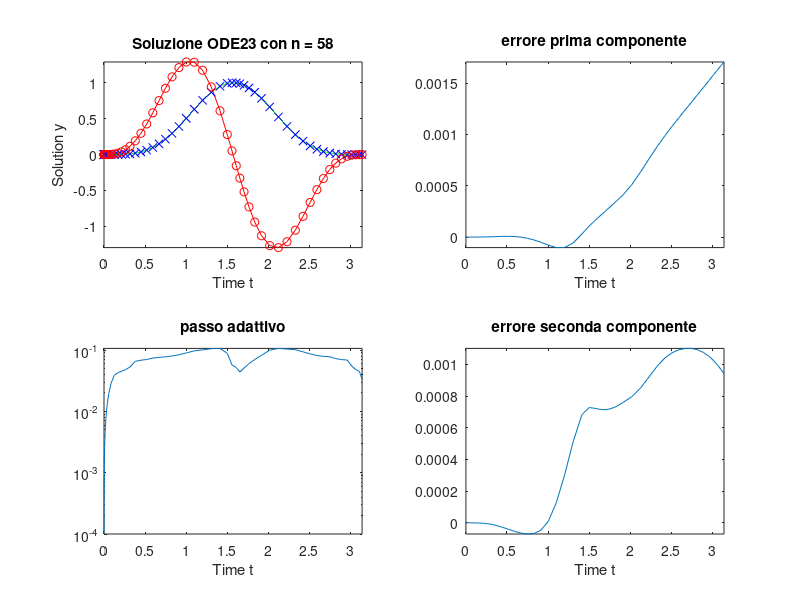

This chart was generated by the following MATLAB code:
%% Equazione di van der pol
%% x'' - mu * (1 - x^2) * x' + x = 0
%%
%% forzante
%% f(t) = y''(1,t) - mu * (1 - y(1, t) ^ 2) + y(1, t) = 0
%%
%% le pongo uguali visto che sono entrambe uguali a zero
%% x'' - mu * (1 - x^2) * x' + x = y''(1,t) - mu * (1 - y(1, t) ^ 2) + y(1, t)
%%
%% le riscrivo come segue
%% x'' - mu * (1 - x^2) * x' + x = f(t)
%%
%% porto al secono membro
%% x'' = f(t) - mu * (1 - x^2) * x' + x
%%
%% sistema di equazioni
%% equazione del secondo ordine
%% y'' = mu * (1 - y^2) * y' - y + f
%%
%% sistema del primo ordine
%% d y(1)  / dt = y(2)
%% d y(2)  / dt = mu * (1 - y(1)^2) * y(2) - y(1) + f
%%
%% soluzione esatta (scelta arbitrariamente)
%%
%% y (t, 1)  = sin (t) .^ 4
%% y (t, 2)  = y' (t, 1) = 4 * sin (t) .^ 3 .* cos (t)
%% y'(t, 2)  = y''(t, 1) = 4 * (3 * sin (t) ^ 2 * cos (t) ^2 - sin (t) ^ 4)

clc
clear all
close all
figure
tspan = [0,pi];

x   = @(t) sin (t) .^ 4;
xp  = @(t) 4 * sin (t) .^ 3 .* cos (t);
xpp = @(t) 4 * (3 * sin (t) .^ 2 .* cos (t) .^2 - sin (t) .^ 4);
mu  = 1;
f   = @(t) xpp(t) - mu * (1 - x(t).^2) .* xp(t) + x(t);
vdp = @(t, y) [y(2); mu*(1-y(1)^2)*y(2)-y(1)+f(t)];

[t, y] = ode23 (vdp, tspan, [x(0); xp(0)], odeset ('AbsTol', 1e-4));

subplot(2,2,1)
plot (t, x(t),'g', t, xp(t),'r', t, y(:, 1), 'xb', t, y(:, 2), 'or')
title (['Soluzione ODE23 con n = ',int2str(length(t))])
xlabel('Time t');
ylabel('Solution y');
% legend('x(t)','dx(t)/dt')
axis([tspan(1) tspan(2) -inf inf])

subplot(2,2,2)
plot (t, x(t) - y(:, 1))
title ('errore prima componente')
xlabel('Time t');
axis([tspan(1) tspan(2) -inf inf])

subplot(2,2,4)
plot (t, xp(t) - y(:, 2))
title ('errore seconda componente')
xlabel('Time t');
axis([tspan(1) tspan(2) -inf inf])

subplot(2,2,3)
semilogy (t(2:end), diff (t))
title ('passo adattivo')
xlabel('Time t');
axis([tspan(1) tspan(2) -inf inf])
